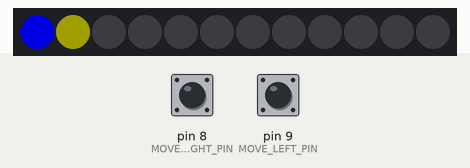
The sketch below on a simulated Arduino Uno, built with avr-gcc and run on an emulated ATmega328P. On the bench: 12 RGB LEDs in strip order, left to right. The inputs (shaded band) are chosen by the test bench; at power-on: pin 8 (MOVE_RIGHT_PIN) HIGH, pin 9 (MOVE_LEFT_PIN) HIGH. Dim RGB values are drawn brighter than linear; random numbers use the default seed unless the sketch sets one.

Above: at 4.05 s.
4.3 s: pin 8 (MOVE_RIGHT_PIN) pulled LOW for 1 s
At 5.03 s:
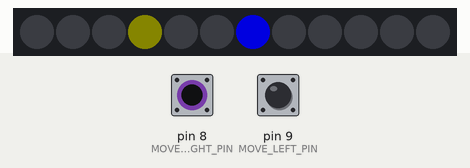
8.3 s: pin 9 (MOVE_LEFT_PIN) pulled LOW for 0.15 s
At 8.53 s:
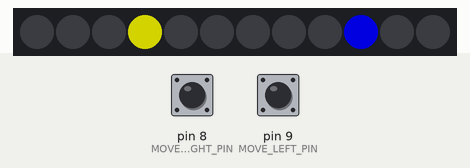
At 10.1 s:
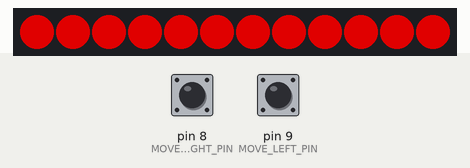
Timing chart, 0 to 11.6 s (numbered marks = the images above; inputs shaded):
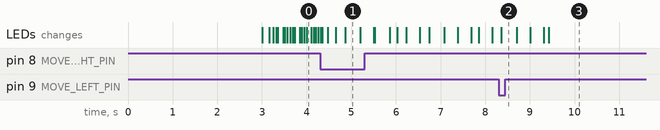

The sketch:

BombDefusalGame.ino
```cpp
#include "FastLED.h"

#define NUM_LEDS 12
#define DATA_PIN 10
#define MOVE_LEFT_PIN 9
#define MOVE_RIGHT_PIN 8

struct Bomb {
  int pos;
  unsigned long startTime;
  int duration;
};

CRGB leds[NUM_LEDS];
Bomb bomb = Bomb();
int score = 0;
int playerPos = 0;

void setup() {
  delay(3000);

  pinMode(MOVE_LEFT_PIN, INPUT_PULLUP);
  pinMode(MOVE_RIGHT_PIN, INPUT_PULLUP);
  FastLED.addLeds<WS2812B, DATA_PIN, GRB>(leds, NUM_LEDS).setCorrection(TypicalLEDStrip);
  FastLED.setBrightness(160);
  startGame();
}

void loop() {
  fill_solid(leds, NUM_LEDS, CRGB::Black);

  EVERY_N_MILLIS(100) {
    movePlayer();

    if (playerPos == bomb.pos) {
      score++;
      moveBomb();
    }
  }

  leds[playerPos] = CRGB::Blue;

  int bombTimeLeft = bomb.duration - (millis() - bomb.startTime);
  leds[bomb.pos] = getBombColor(bombTimeLeft);

  if (bombTimeLeft <= 0) {
    gameOver();
  }

  FastLED.show();
}

void startGame() {
  bomb = Bomb();
  score = 0;
  playerPos = 0;

  moveBomb();
}

void movePlayer() {
  if (digitalRead(MOVE_LEFT_PIN) == LOW) {
    playerPos = (playerPos - 1 + NUM_LEDS) % NUM_LEDS;
  } else if (digitalRead(MOVE_RIGHT_PIN) == LOW) {
    playerPos = (playerPos + 1) % NUM_LEDS;
  }
}

void moveBomb() {
  do {
    bomb.pos = random16(NUM_LEDS);
  } while (bomb.pos == playerPos);

  bomb.startTime = millis();
  bomb.duration = max(1500, 5000 - (score * 100));
}

CRGB getBombColor(int timeLeft) {
  int brightness = map(timeLeft, bomb.duration, 0, 0, 255);
  return CRGB(brightness, brightness, 0);
}

void gameOver() {
  while (true) {
    fill_solid(leds, NUM_LEDS, CRGB::Red);
    FastLED.show();
  }
}
```
